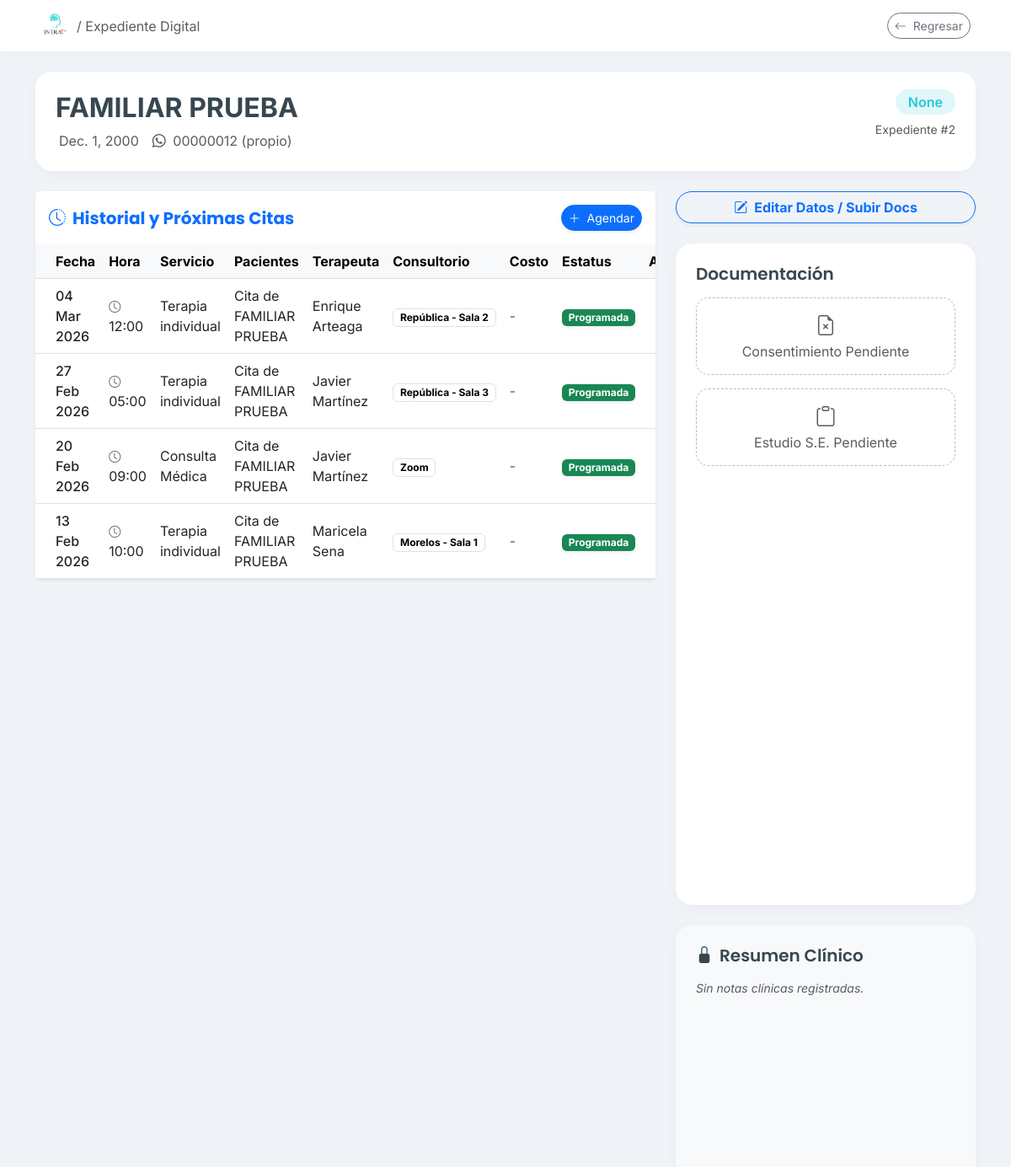
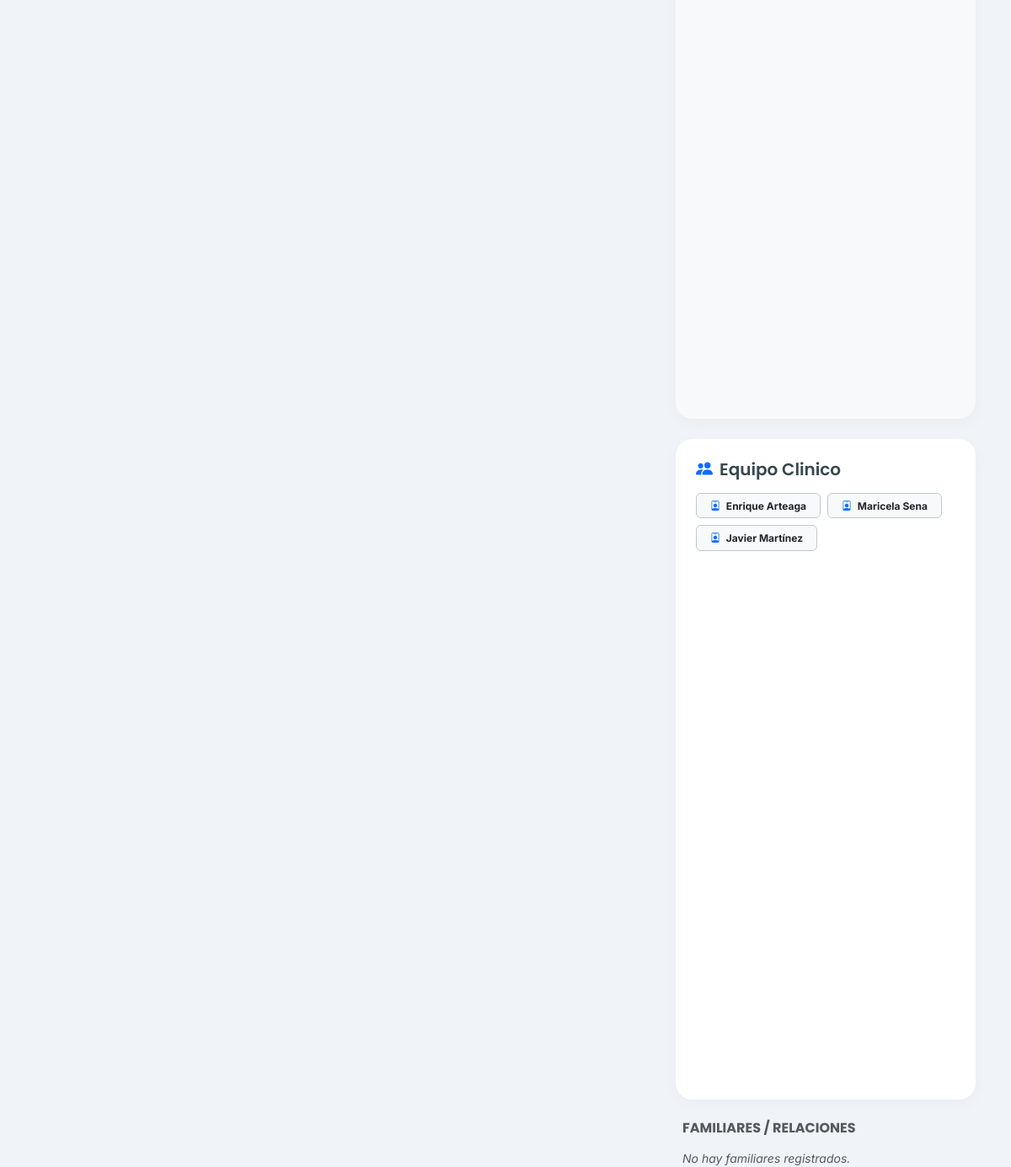
Screenshot of /pacientes/2/ with the database file from the repository (2 pictures, top to bottom).
### clinica/models.py (models this page shows, shortened)
class Paciente(models.Model):
    TIPO_CONTACTO_CHOICES = [
        ('propio', 'Propio'),
        ('madre', 'Madre'),
        ('padre', 'Padre'),
        ('pareja', 'Pareja'),
        ('otro', 'Otro'),
    ]
    SEXO_CHOICES = [
        ('Femenino', 'Femenino'),
        ('Masculino', 'Masculino'),
    ]
    usuario = models.OneToOneField(User, on_delete=models.SET_NULL, null=True, blank=True, related_name='perfil_paciente')
    nombre = models.CharField(max_length=200, verbose_name="Nombre Completo")
    fecha_nacimiento = models.DateField(verbose_name="Fecha de Nacimiento")
    nombre_normalizado = models.CharField(max_length=200, blank=True, editable=False)
    sexo = models.CharField(
        max_length=20,
        choices=SEXO_CHOICES,
        default='Femenino',
        verbose_name="Sexo"
    )
    telefono = models.CharField(max_length=20, verbose_name="Teléfono (WhatsApp)")
    identidad_contacto = models.CharField(max_length=20, choices=TIPO_CONTACTO_CHOICES, default='propio')
    servicio_inicial = models.ForeignKey('Servicio', on_delete=models.SET_NULL, null=True, verbose_name="Servicio Inicial")
    consentimiento_firmado = models.FileField(upload_to='documentos/', blank=True, null=True)
    estudio_socioeconomico = models.FileField(upload_to='documentos/', blank=True, null=True)
    apertura_expediente = models.FileField(upload_to='documentos/', blank=True, null=True)
    resumen_clinico = models.TextField(blank=True, null=True)
    pacientes_relacionados = models.ManyToManyField('self', blank=True, symmetrical=True)
    enlace_resultados = models.URLField(blank=True, null=True)
    fecha_registro = models.DateTimeField(auto_now_add=True)
    class Meta:
        verbose_name = "Paciente"
        verbose_name_plural = "Pacientes"

class Cita(models.Model):
    ESTATUS_CHOICES = [
        ('programada', 'Programada'),
        ('asistio', 'Asistió'),
        ('cancelada', 'Cancelada'),
        ('no_asistio', 'No Asistió'),
    ]
    PAGO_CHOICES = [
        ('Efectivo', 'Efectivo'),
        ('Transferencia', 'Transferencia'),
        ('Terminal', 'Terminal'),
        ('Pase', 'Pase'),
        ('Gratuito', 'Gratuito'),
        ('Pendiente', 'Pendiente'),
    ]
    paciente = models.ForeignKey(Paciente, on_delete=models.CASCADE, related_name='citas')
    pacientes_adicionales = models.ManyToManyField(
        Paciente,
        blank=True,
        related_name='citas_como_adicional',
    )
    fecha = models.DateField()
    hora = models.TimeField()
    division = models.ForeignKey(Division, on_delete=models.SET_NULL, null=True)
    consultorio = models.ForeignKey(Consultorio, on_delete=models.SET_NULL, null=True)
    servicio = models.ForeignKey(Servicio, on_delete=models.SET_NULL, null=True)
    terapeuta = models.ForeignKey(Terapeuta, on_delete=models.SET_NULL, null=True)
    costo = models.DecimalField(max_digits=10, decimal_places=2, null=True, blank=True)
    metodo_pago = models.CharField(max_length=50, null=True, blank=True)
    estatus = models.CharField(max_length=20, choices=ESTATUS_CHOICES, default='programada')
    folio_fiscal = models.CharField(max_length=100, blank=True, null=True)
    notas = models.TextField(blank=True, null=True)
    def pacientes_display_natural(self):
        nombres = [self.paciente.nombre] if self.paciente_id else []
        nombres.extend(list(self.pacientes_adicionales.values_list('nombre', flat=True)))
        if not nombres:
            return ""
        if len(nombres) == 1:
            return nombres[0]
        if len(nombres) == 2:
            return f"{nombres[0]} y {nombres[1]}"
        return f"{', '.join(nombres[:-1])} y {nombres[-1]}"
    def titulo_cita(self):
        pacientes = self.pacientes_display_natural()
        return f"Cita de {pacientes}" if pacientes else "Cita"
    class Meta:
        verbose_name = "Cita"
        verbose_name_plural = "Citas"
        ordering = ['-fecha', '-hora']

class Servicio(models.Model):
    nombre = models.CharField(max_length=100)
    def __str__(self):
        return self.nombre

class Terapeuta(models.Model):
    usuario = models.OneToOneField(User, on_delete=models.SET_NULL, null=True, blank=True, related_name='perfil_terapeuta')
    nombre = models.CharField(max_length=100)
    activo = models.BooleanField(default=True)
    def __str__(self):
        return self.nombre

class Consultorio(models.Model):
    nombre = models.CharField(max_length=100)
    def __str__(self):
        return self.nombre

### clinica/views.py (the view)
# urls.py: path('pacientes/<int:paciente_id>/', clinica_views.detalle_paciente, name='detalle_paciente'),
def detalle_paciente(request, paciente_id):
    paciente = get_object_or_404(Paciente, id=paciente_id)
    historial = Cita.objects.filter(
        Q(paciente=paciente) | Q(pacientes_adicionales=paciente)
    ).distinct().order_by('-fecha', '-hora')
    terapeutas_previos = set(cita.terapeuta for cita in historial if cita.terapeuta)
    context = {
        'paciente': paciente,
        'historial': historial,
        'terapeutas_previos': terapeutas_previos, # Pasamos la lista al HTML
    }
    return render(request, 'clinica/detalle_paciente.html', context)

### clinica/templates/clinica/detalle_paciente.html (shortened to what this page needs)
{% load static %}
<!DOCTYPE html>
<html lang="es">
<head>
    <link href="https://cdn.jsdelivr.net/npm/bootstrap@5.3.0/dist/css/bootstrap.min.css" rel="stylesheet">
    <link rel="stylesheet" href="https://cdn.jsdelivr.net/npm/bootstrap-icons@1.10.5/font/bootstrap-icons.css">
</head>
<body>
    <nav class="navbar navbar-expand-lg mb-4">
        <div class="container-fluid px-5">
            <a class="navbar-brand d-flex align-items-center" href="{% url 'home' %}">
                <img src="{% static 'clinica/images/logo.png' %}" alt="Logo" style="height: 35px;" class="me-2">
                <span class="fs-6 text-muted">/ Expediente Digital</span>
            </a>
            <a href="{% url 'lista_pacientes' %}" class="btn btn-outline-secondary btn-sm rounded-pill">
                <i class="bi bi-arrow-left me-1"></i> Regresar
            </a>
        </div>
    </nav>
    <div class="container mb-5">
        <div class="card-zen p-4 mb-4">
            <div class="d-flex justify-content-between align-items-start flex-wrap">
                <div>
                    <h2 class="fw-bold mb-1">{{ paciente.nombre }}</h2>
                    <div class="d-flex align-items-center gap-3 mt-2 text-muted">
                        <span> {{ paciente.fecha_nacimiento }}</span>
                        <span><i class="bi bi-whatsapp me-1"></i> {{ paciente.telefono }} ({{ paciente.identidad_contacto }})</span>
                    </div>
                </div>
                <div class="text-end mt-2 mt-md-0">
                   <span class="badge-servicio">{{ paciente.servicio_inicial }}</span>
                    <div class="mt-2">
                        <small class="text-muted">Expediente #{{ paciente.id }}</small>
                    </div>
                </div>
            </div>
        </div>
        <div class="row">
            <div class="col-lg-8">
                <div class="card shadow-sm border-0 mb-4">
                    <div class="card-header bg-white d-flex justify-content-between align-items-center py-3 border-bottom-0">
                        <h5 class="mb-0 fw-bold text-primary">
                            <i class="bi bi-clock-history me-2"></i>Historial y Próximas Citas
                        </h5>
                            <a href="{% url 'crear_cita' %}?paciente={{ paciente.id }}" class="btn btn-primary btn-sm rounded-pill shadow-sm">
                            <i class="bi bi-plus-lg me-1"></i> Agendar
                                </a>
                    </div>
                    <div class="card-body p-0">
                        <div class="table-responsive">
                            <table class="table table-hover align-middle mb-0">
                                <thead class="table-light">
                                    <tr>
                                        <th class="ps-4">Fecha</th>
                                        <th>Hora</th>
                                        <th>Servicio</th>
                                        <th>Pacientes</th>
                                        <th>Terapeuta</th>
                                        <th>Consultorio</th>
                                        <th>Costo</th>
                                        <th>Estatus</th>
                                        <th class="text-center pe-4">Acciones</th>
                                    </tr>
                                </thead>
                                <tbody>
                                    {% for cita in historial %}
                                    <tr class="{% if cita.estatus == 'programada' %}bg-warning bg-opacity-10{% endif %}">
                                        <td class="ps-4 fw-medium">{{ cita.fecha|date:"d M Y" }}</td>
                                        <td>
                                            <i class="bi bi-clock small text-muted me-1"></i>
                                            {{ cita.hora|time:"H:i" }}
                                        </td>
                                        <td>{{ cita.servicio }}</td>
                                        <td>{{ cita.titulo_cita }}</td>
                                        <td>{{ cita.terapeuta }}</td>
                                        <td><span class="badge text-bg-light border">{{ cita.consultorio }}</span></td>
                                        <td>
                                            {% if cita.costo %}
                                                ${{ cita.costo }}
                                            {% else %}
                                                <span class="text-muted">-</span>
                                            {% endif %}
                                        </td>
                                        <td>
                                            {% if cita.estatus == 'programada' %}
                                                <span class="badge bg-success shadow-sm">Programada</span>
                                            {% elif cita.estatus == 'realizada' %}
                                                <span class="badge bg-primary">Realizada</span>
                                            {% elif cita.estatus == 'cancelada' %}
                                                <span class="badge bg-danger">Cancelada</span>
                                            {% else %}
                                                <span class="badge bg-secondary">{{ cita.estatus }}</span>
                                            {% endif %}
                                        </td>
                                        <td class="text-center pe-4">
                                        </td>
                                    </tr>
                                    {% endfor %}
                                </tbody>
                            </table>
                        </div>
                    </div>
                </div>
            </div> <div class="col-lg-4">
                <div class="mb-4">
                    <a href="{% url 'editar_paciente' paciente.id %}" class="btn btn-outline-primary rounded-pill w-100 shadow-sm fw-bold">
                        <i class="bi bi-pencil-square me-2"></i>Editar Datos / Subir Docs
                    </a>
                </div>
                <div class="card-zen p-4 mb-4">
                    <h5 class="mb-3">Documentación</h5>
                    <div class="d-flex flex-column gap-3">
                        <div class="documento-item">
                            {% if paciente.consentimiento_firmado %}
                                <a href="{{ paciente.consentimiento_firmado.url }}" target="_blank" class="text-decoration-none text-success fw-bold">
                                    <i class="bi bi-file-earmark-check fs-4 d-block"></i>
                                    Ver Consentimiento
                                </a>
                            {% else %}
                                <div class="text-muted">
                                    <i class="bi bi-file-earmark-x fs-4 d-block"></i>
                                    Consentimiento Pendiente
                                </div>
                            {% endif %}
                        </div>
                        <div class="documento-item">
                            {% if paciente.estudio_socioeconomico %}
                                <a href="{{ paciente.estudio_socioeconomico.url }}" target="_blank" class="text-decoration-none text-primary fw-bold">
                                    <i class="bi bi-clipboard-data fs-4 d-block"></i>
                                    Ver Estudio S.E.
                                </a>
                            {% else %}
                                <div class="text-muted">
                                    <i class="bi bi-clipboard fs-4 d-block"></i>
                                    Estudio S.E. Pendiente
                                </div>
                            {% endif %}
                        </div>
                    </div>
                </div>
                <div class="card-zen p-4 mb-4 bg-light">
                    <h5 class="mb-3"><i class="bi bi-lock-fill me-2"></i>Resumen Clínico</h5>
                    {% if paciente.resumen_clinico %}
                        <p class="small text-muted mb-0">{{ paciente.resumen_clinico|linebreaks }}</p>
                    {% else %}
                        <p class="small text-muted fst-italic">Sin notas clínicas registradas.</p>
                    {% endif %}
                </div>
                <div class="card-zen p-4 mb-4">
                    <h5 class="mb-3"><i class="bi bi-people-fill me-2 text-primary"></i>Equipo Clinico</h5>
                    {% if terapeutas_previos %}
                        <div class="d-flex flex-wrap gap-2">
                            {% for terapeuta in terapeutas_previos %}
                                <span class="badge bg-light text-dark border border-secondary-subtle px-3 py-2">
                                    <i class="bi bi-person-badge me-1 text-primary"></i> {{ terapeuta }}
                                </span>
                            {% endfor %}
                        </div>
                    {% else %}
                        <p class="small text-muted fst-italic mb-0">No hay registro de terapeutas previos.</p>
                    {% endif %}
                </div>
                <div class="mb-4 px-2">
                    <h5 class="fw-bold text-muted mb-3 fs-6 text-uppercase">Familiares / Relaciones</h5>
                    {% if paciente.pacientes_relacionados.all %}
                        <div class="d-flex flex-wrap gap-2">
                            {% for familiar in paciente.pacientes_relacionados.all %}
                                <a href="{% url 'detalle_paciente' familiar.id %}" class="btn btn-outline-info btn-sm rounded-pill">
                                    <i class="bi bi-person-fill me-1"></i> {{ familiar.nombre }}
                                </a>
                            {% endfor %}
                        </div>
                    {% else %}
                        <p class="text-muted small fst-italic">No hay familiares registrados.</p>
                    {% endif %}
                </div>
            </div> </div> </div> <script src="https://cdn.jsdelivr.net/npm/bootstrap@5.3.0/dist/js/bootstrap.bundle.min.js"></script>
</body>
</html>

### clinica/templates/clinica/detalle_paciente.html (style rules this page uses)
:root { --intra-primary: #26C6DA; --intra-secondary: #EF5350; --intra-dark: #37474F; --intra-light: #F0F4F8; --intra-white: #FFFFFF; }
body { background-color: var(--intra-light); font-family: 'Inter', sans-serif; color: var(--intra-dark); }
h4, h5 { font-family: 'Poppins', sans-serif; font-weight: 600; }
.navbar { background-color: var(--intra-white); box-shadow: 0 2px 15px rgba(0,0,0,0.03); }
.card-zen { background: white; border-radius: 20px; box-shadow: 0 5px 20px rgba(0,0,0,0.03); border: none; height: 100%; }
.badge-servicio { background-color: #E0F7FA; color: var(--intra-primary); padding: 5px 15px; border-radius: 20px; font-weight: 600; }
.documento-item { border: 1px dashed #B0BEC5; border-radius: 15px; padding: 15px; text-align: center; transition: all 0.3s; cursor: pointer; }

### rows the page displays
Paciente: nombre "FAMILIAR PRUEBA", fecha_nacimiento "Dec. 1, 2000", telefono "00000012", identidad_contacto "propio", servicio_inicial "None", id "2"
Cita: fecha "04 Mar 2026", hora "12:00", servicio "Terapia individual", titulo_cita "Cita de FAMILIAR PRUEBA", terapeuta "Enrique Arteaga", consultorio "República - Sala 2", estatus "Programada"
Cita: fecha "27 Feb 2026", hora "05:00", servicio "Terapia individual", titulo_cita "Cita de FAMILIAR PRUEBA", terapeuta "Javier Martínez", consultorio "República - Sala 3", estatus "Programada"
Cita: fecha "20 Feb 2026", hora "09:00", servicio "Consulta Médica", titulo_cita "Cita de FAMILIAR PRUEBA", terapeuta "Javier Martínez", consultorio "Zoom", estatus "Programada"
Cita: fecha "13 Feb 2026", hora "10:00", servicio "Terapia individual", titulo_cita "Cita de FAMILIAR PRUEBA", terapeuta "Maricela Sena", consultorio "Morelos - Sala 1", estatus "Programada"
Terapeuta: nombre "Enrique Arteaga"
Terapeuta: nombre "Maricela Sena"
Terapeuta: nombre "Javier Martínez"
